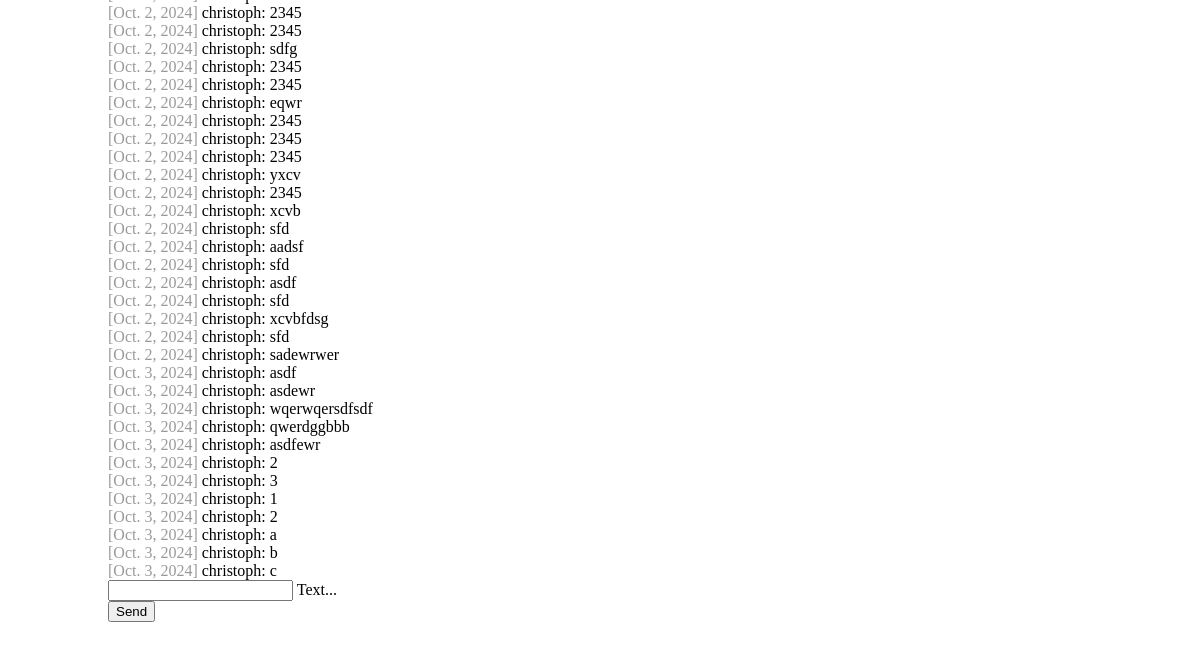
The app's page /chat/ (signed in, lower part), older data.
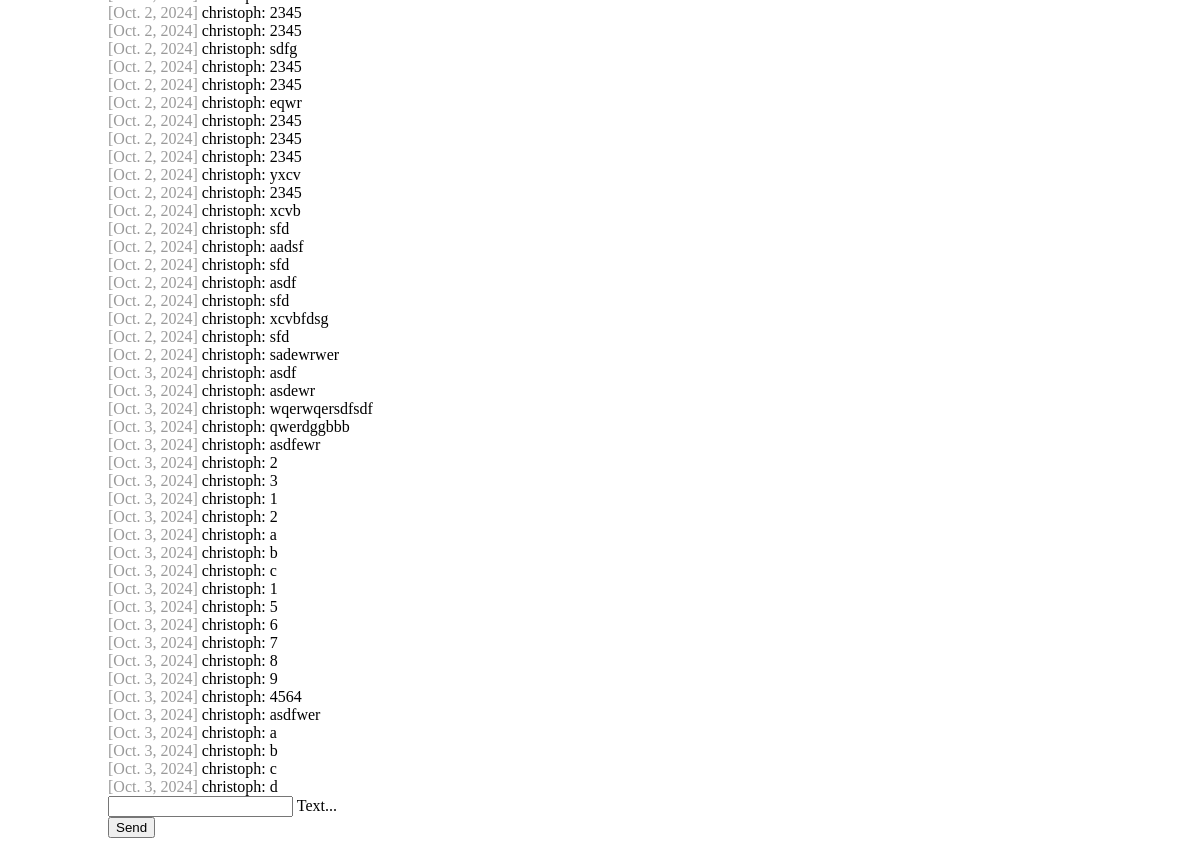
The same page, newer data.
### chat/models.py (models this page shows)
class Message(models.Model):
    text = models.CharField(max_length=500)
    created_at = models.DateField(default=date.today)
    chat = models.ForeignKey(Chat, on_delete=models.CASCADE, related_name='chat_messages_set', default=None, blank=True, null=True)
    author = models.ForeignKey(settings.AUTH_USER_MODEL, on_delete=models.CASCADE, related_name='author_messages')
    receiver = models.ForeignKey(settings.AUTH_USER_MODEL, on_delete=models.CASCADE, related_name='receiver_messages')

### chat/views.py (the view, shortened to what this page needs)
# urls.py: path('chat/', index),
@login_required(login_url="/login/")
def index(request):
    chatMessages = Message.objects.filter(chat__id=1)
    lastMessage = chatMessages.last()
    return render(request, "chat/index.html", {"messages": chatMessages, "last_message": lastMessage})

### chat/templates/chat/index.html (shortened to what this page needs)
{% extends "base.html" %} {% block content %} {% if request.user.is_authenticated %}
<div id="messageContainer">
  {% for message in messages %}
  <div>
    <span class="color-gray">[{{ message.created_at }}]</span>
    {{message.author}}: {{ message.text }}
  </div>
  {% endfor %}
</div>
<form onsubmit="sendMessage(); return false;" method="post">
  <div class="mdl-textfield mdl-js-textfield mdl-textfield--floating-label">
    <input
      class="mdl-textfield__input"
      name="textmessage"
      type="text"
      id="messageField"
    />
    <label class="mdl-textfield__label" for="messageField">Text...</label>
  </div>
  <button
    class="mdl-button mdl-js-button mdl-button--raised mdl-js-ripple-effect mdl-button--accent"
  >
    Send
  </button>
</form>
{% else %}
<h1>Nicht eingeloggt</h1>
<p>
  Du bist aktuell nicht eingeloggt. Zum einloggen bitte
  <a href="/login/">hier</a> klicken.
</p>
{% endif %} {% endblock %}

### templates/base.html (shortened to what this page needs)
<!DOCTYPE html>
<html lang="en">
  <head>
    {% load static %}
    <link
      rel="stylesheet"
      href="https://code.getmdl.io/1.3.0/material.indigo-pink.min.css"
    />
    <link rel="stylesheet" href="{% static 'css/style.css' %}">
  </head>
  <body>
    <div class="mdl-layout mdl-js-layout mdl-layout--fixed-header">
      <main class="mdl-layout__content">
        <div class="page-content">
            {% block content %}
            {% endblock %}
        </div>
      </main>
    </div>
  </body>
</html>

### static/css/style.css (style rules this page uses)
.page-content { padding: 100px; }

Row changes from the older to the newer data that the page shows:
added Message: created_at "Oct. 3, 2024", author "christoph", text "1"
added Message: created_at "Oct. 3, 2024", author "christoph", text "5"
added Message: created_at "Oct. 3, 2024", author "christoph", text "6"
added Message: created_at "Oct. 3, 2024", author "christoph", text "7"
added Message: created_at "Oct. 3, 2024", author "christoph", text "8"
added Message: created_at "Oct. 3, 2024", author "christoph", text "9"
added Message: created_at "Oct. 3, 2024", author "christoph", text "4564"
added Message: created_at "Oct. 3, 2024", author "christoph", text "asdfwer"
added Message: created_at "Oct. 3, 2024", author "christoph", text "a"
added Message: created_at "Oct. 3, 2024", author "christoph", text "b"
added Message: created_at "Oct. 3, 2024", author "christoph", text "c"
added Message: created_at "Oct. 3, 2024", author "christoph", text "d"
